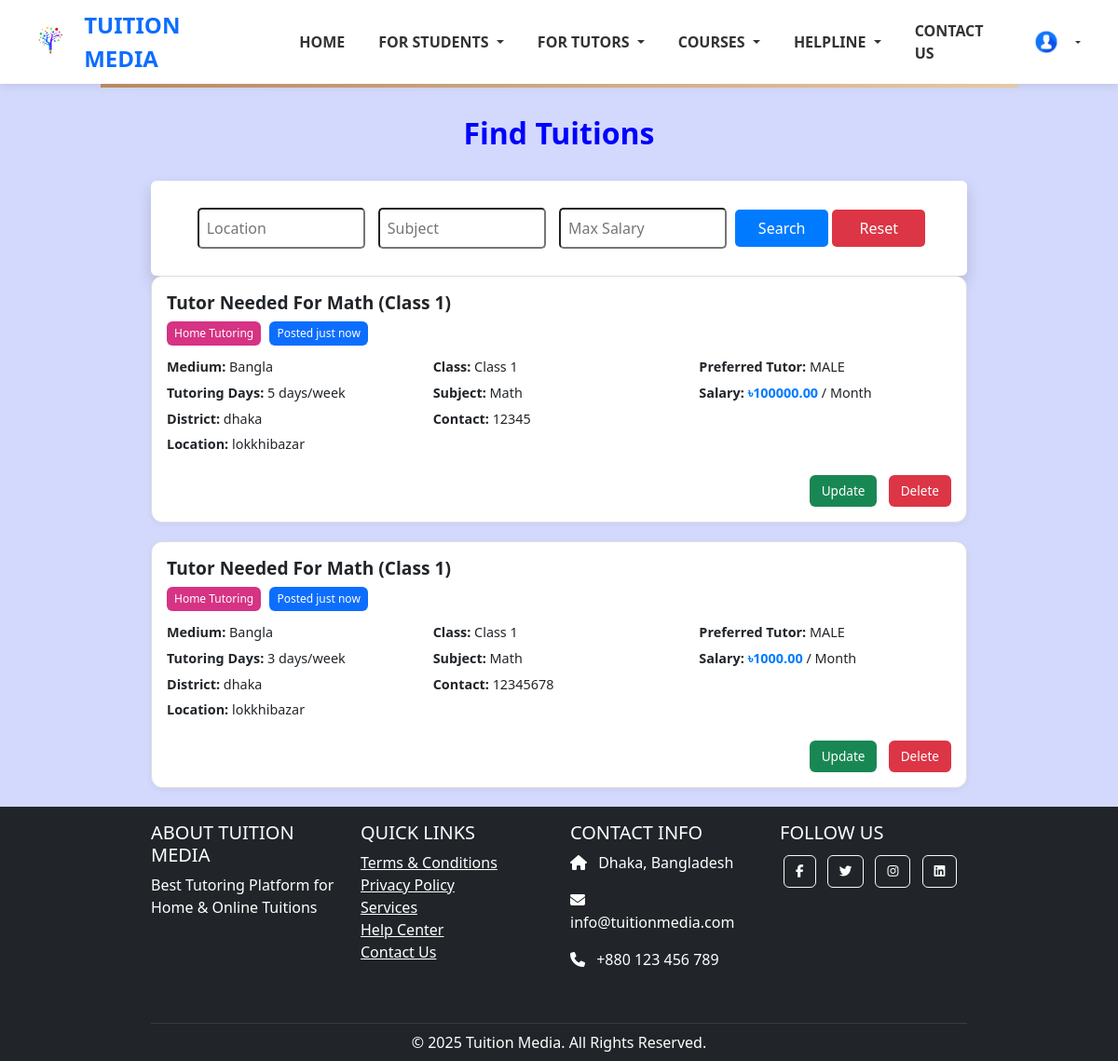
Page /find_tuitions/ (signed in) on the earlier database version.
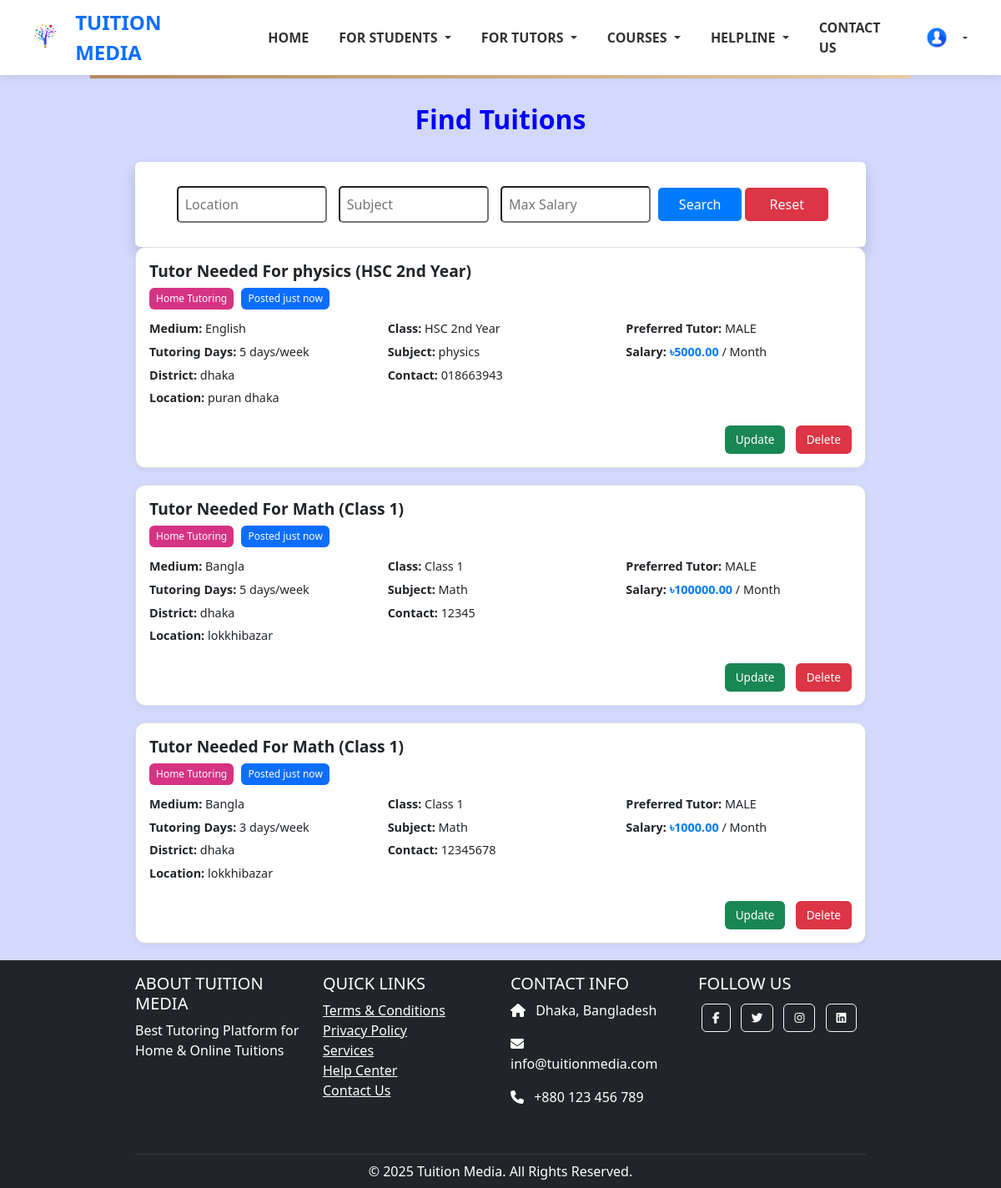
Same page on the later database version.
### students/models.py (models this page shows, shortened)
class tutor_request_post(models.Model):
    CLASS_CHOICES = [
        ('Class 1', 'Class 1'),
        ('Class 2', 'Class 2'),
        ('Class 3', 'Class 3'),
        ('Class 4', 'Class 4'),
        ('Class 5', 'Class 5'),
        ('Class 6', 'Class 6'),
        ('Class 7', 'Class 7'),
        ('Class 8', 'Class 8'),
        ('Class 9', 'Class 9'),
        ('Class 10', 'Class 10'),
        ('HSC 1st Year', 'HSC 1st Year'),
        ('HSC 2nd Year', 'HSC 2nd Year'),
    ]
    MEDIUM_CHOICES = [
        ('Bangla', 'Bangla'),
        ('English', 'English'),
    ]
    GENDER_CHOICES = [
        ('MALE', 'MALE'),
        ('FEMALE', 'FEMALE'),
        ('MALE/FEMALE', 'MALE/FEMALE'),
    ]
    student_name = models.CharField(max_length=100)  # blank=False by default
    contact_number = models.CharField(max_length=20, blank=True, null=True)  # Optional
    medium = models.CharField(max_length=20, choices=MEDIUM_CHOICES,default='Bangla')  # Required choice
    student_class = models.CharField(max_length=30, choices=CLASS_CHOICES,default='class 10')  # Required choice
    preferred_tutor = models.CharField(max_length=20, choices=GENDER_CHOICES,default='MALE')  # Required choice
    subject = models.CharField(max_length=100, blank=True, null=True)
    salary = models.DecimalField(max_digits=10, decimal_places=2, blank=True, null=True)
    tutoring_days = models.CharField(max_length=100, blank=True, null=True)
    district = models.CharField(max_length=100, blank=True, null=True)
    location = models.CharField(max_length=100, blank=True, null=True)
    timestamp = models.DateTimeField(auto_now_add=True)

### tutors/views.py (the view)
# urls.py: path('find_tuitions/',tutors_view.find_tuitions, name='find_tuitions'),
def find_tuitions(request):
    posts = tutor_request_post.objects.all().order_by('-timestamp')
    location = request.GET.get('location')
    salary = request.GET.get('salary')
    subject = request.GET.get('subject')
    if location:
        posts = posts.filter(location__icontains=location)
    if salary:
        try:
            salary = float(salary)
            posts = posts.filter(salary__lte=salary)
        except ValueError:
            pass  # Ignore invalid salary inputs
    if subject:
        posts = posts.filter(subject__icontains=subject)  # ✅ Correct field name
    context = {
        'posts': posts,
        'location': location or '',
        'salary': salary or '',
        'subject': subject or ''
    }
    return render(request, 'tutors/find_tuitions.html', context)

### template/tutors/find_tuitions.html
{% extends 'base.html' %}
{% load static %}
{% block extra_css %}
  <link rel="stylesheet" href="{% static 'css/find_tuitions.css' %}">
{% endblock %}
{% block content %}
<h2 style="text-align: center; margin-bottom: 2rem;color:blue;margin-top:30px;font-weight: bold;">Find Tuitions</h2>
<div class="container mt-4">
  <form method="GET" action="{% url 'find_tuitions' %}" class="mb-6 p-4 bg-white rounded shadow flex flex-wrap gap-4" style="text-align: center;">
   <input type="text" name="location" placeholder="Location" value="{{ request.GET.location }}" style="padding: 8px; margin: 5px; border-radius: 5px; width: 180px;">
    <input type="text" name="subject" placeholder="Subject" value="{{ request.GET.subject }}" style="padding: 8px; margin: 5px; border-radius: 5px; width: 180px;">
    <input type="number" name="salary" placeholder="Max Salary" value="{{ request.GET.salary }}" style="padding: 8px; margin: 5px; border-radius: 5px; width: 180px;">
    <button type="submit" style="padding: 8px 16px; background-color: #007bff; color: white; border: none; border-radius: 5px; width: 100px;">Search</button>
   <button type="button" onclick="window.location.href='{% url 'tuition_post' %}'" style="padding: 8px 16px; background-color: #dc3545; color: white; border: none; border-radius: 5px; width: 100px; height: 40px;">Reset</button>
  </form>
  {% if posts %}
    {% for post in posts %}
      <div class="tuition-card">
        <h3 class="title">Tutor Needed For {{ post.subject }} ({{ post.student_class }})</h3>
        <div class="tags">
          <span class="tag home">Home Tutoring</span>
          <span class="tag time">Posted just now</span>
        </div>
        <div class="tuition-card-body">
          <div class="column">
            <p><strong>Medium:</strong> {{ post.medium }}</p>
            <p><strong>Tutoring Days:</strong> {{ post.tutoring_days }} days/week</p>
            <p><strong>District:</strong> {{ post.district }}</p>
            <p><strong>Location:</strong> {{ post.location }}</p>
          </div>
          <div class="column">
            <p><strong>Class:</strong> {{ post.student_class }}</p>
            <p><strong>Subject:</strong> {{ post.subject }}</p>
            <p><strong>Contact:</strong> {{ post.contact_number }}</p>
          </div>
          <div class="column">
            <p><strong>Preferred Tutor:</strong> {{ post.preferred_tutor }}</p>
            <p><strong>Salary:</strong> <span class="salary">৳{{ post.salary }}</span> / Month</p>
          </div>
        </div>
        <div class="card-actions">
          <a href="{% url 'update' post.id %}" class="btn update">Update</a>
          <a href="{% url 'delete' post.id %}" class="btn delete">Delete</a>
        </div>
      </div>
    {% endfor %}
  {% else %}
    <p class="text-gray-600">No tuition requests found.</p>
  {% endif %}
</div>
{% endblock %}

### template/base.html (shortened to what this page needs)
<!DOCTYPE html>
<html lang="en">
<head>
    {% load static %}
    <link href="https://cdn.jsdelivr.net/npm/bootstrap@5.3.3/dist/css/bootstrap.min.css" rel="stylesheet">
    <link rel="stylesheet" href="{% static 'css/navbar.css' %}">
    {% block extra_css %}{% endblock %}
</head>
<body class="d-flex flex-column min-vh-100">
    {% include 'navbar.html' %}
    <main class="flex-fill">
        {% block content %}{% endblock %}
    </main>
    {% include 'footer.html' %}
</body>
</html>

### template/navbar.html (shortened to what this page needs)
<!DOCTYPE html>
<html lang="en">
<head>
  {% load static %}
</head>
<body>
  <div class="header-bar">
    <div class="logo-container">
        <img src="{% static 'images/treelogo.png' %}" alt="Logo" class="logo">
        <span class="fw-bold fs-4 text-primary">TUITION MEDIA</span>
    </div>
    <nav class="navbar navbar-expand-lg navbar-light">
      <div class="container-fluid p-0">
        <div class="collapse navbar-collapse" id="navbarNav">
          <ul class="navbar-nav ms-auto">
            <li class="nav-item">
              <a class="nav-link fw-bold" href="{% url 'home' %}">HOME</a>
            </li>
            <li class="nav-item dropdown">
              <a class="nav-link dropdown-toggle fw-bold" href="#" id="studentsDropdown" role="button" data-bs-toggle="dropdown">
                FOR STUDENTS
              </a>
            </li>
            <li class="nav-item dropdown">
              <a class="nav-link dropdown-toggle fw-bold" href="#" id="tutorsDropdown" role="button" data-bs-toggle="dropdown">
                FOR TUTORS
              </a>
            </li>
            <li class="nav-item dropdown">
              <a class="nav-link dropdown-toggle fw-bold" href="#" id="coursesDropdown" role="button" data-bs-toggle="dropdown">
                COURSES
              </a>
            </li>
            <li class="nav-item dropdown">
              <a class="nav-link dropdown-toggle fw-bold" href="#" id="helplineDropdown" role="button" data-bs-toggle="dropdown">
                HELPLINE
              </a>
            </li>
            <li class="nav-item">
              <a class="nav-link fw-bold" href="{% url 'contact_us' %}">CONTACT US</a>
            </li>
          </ul>
        </div>
      </div>
    </nav>
    <div class="auth-buttons">
  {% if user.is_authenticated %}
    <div class="dropdown">
      <a class="btn btn-light btn-sm dropdown-toggle d-flex align-items-center" href="#" role="button" id="profileDropdown" data-bs-toggle="dropdown">
        <img src="{% static 'images/default_profile.png' %}" alt="Profile" class="rounded-circle me-2" width="30" height="30">
      </a>
    </div>
  {% else %}
    <a class="btn btn-dark btn-sm" href="{% url 'login' %}">LOGIN</a>
    <a class="btn btn-warning btn-sm" href="{% url 'register' %}">REGISTER</a>
  {% endif %}
</div>
  </div>
  <div class="golden-line"></div>
</body>
</html>

### template/footer.html (shortened to what this page needs)
<footer class="footer bg-dark text-white pt-3 pb-2 mt-auto">
  <div class="container">
    <div class="row">
      <div class="col-md-3 col-lg-3 mb-4">
        <h5 class="text-uppercase font-weight-bold">About Tuition Media</h5>
        <p>Best Tutoring Platform for Home & Online Tuitions</p>
      </div>
      <div class="col-md-3 col-lg-3 mb-4">
        <h5 class="text-uppercase font-weight-bold">Quick Links</h5>
        <ul class="list-unstyled">
          <li><a href="{% url 'terms' %}" class="text-white">Terms & Conditions</a></li>
          <li><a href="{% url 'privacy_policy' %}" class="text-white">Privacy Policy</a></li>
          <li><a href="{% url 'services' %}" class="text-white">Services</a></li>
          <li><a href="{% url 'help_center' %}" class="text-white">Help Center</a></li>
          <li><a href="{% url 'contact_us' %}" class="text-white">Contact Us</a></li>
        </ul>
      </div>
      <div class="col-md-3 col-lg-3 mb-4">
        <h5 class="text-uppercase font-weight-bold">Contact Info</h5>
        <p><i class="fas fa-home me-2"></i> Dhaka, Bangladesh</p>
        <p><i class="fas fa-envelope me-2"></i> info@tuitionmedia.com</p>
        <p><i class="fas fa-phone me-2"></i> +880 123 456 789</p>
      </div>
      <div class="col-md-3 col-lg-3 mb-4">
        <h5 class="text-uppercase font-weight-bold">Follow Us</h5>
        <a href="https://facebook.com/tuitionmedia" class="btn btn-outline-light btn-floating m-1" role="button">
          <i class="fab fa-facebook-f"></i>
        </a>
        <a href="https://twitter.com/tuitionmedia" class="btn btn-outline-light btn-floating m-1" role="button">
          <i class="fab fa-twitter"></i>
        </a>
        <a href="https://instagram.com/tuitionmedia" class="btn btn-outline-light btn-floating m-1" role="button">
          <i class="fab fa-instagram"></i>
        </a>
        <a href="https://linkedin.com/company/tuitionmedia" class="btn btn-outline-light btn-floating m-1" role="button">
          <i class="fab fa-linkedin"></i>
        </a>
      </div>
    </div>
    <hr class="mb-2" style="border-color: rgba(255, 255, 255, 0.4);">
    <div class="row">
      <div class="col text-center">
        <p class="mb-0">© 2025 Tuition Media. All Rights Reserved.</p>
      </div>
    </div>
  </div>
</footer>

### static/CSS/navbar.css (style rules this page uses)
body { margin: 0; font-family: 'Segoe UI', sans-serif; background-color: #d3d9fc }
.header-bar { display: flex; align-items: center; justify-content: space-between; background-color: #fff; padding: 0 30px; height: 90px; box-shadow: 0 2px 10px rgba(0, 0, 0, 0.1); }
.logo-container { display: flex; align-items: center; gap: 10px; }
.logo-container .logo { height: 50px; }
.navbar { flex-grow: 1; margin-left: 40px; }
.navbar-nav { display: flex; align-items: center; gap: 20px; }
.nav-item a { font-weight: 600; color: #333; padding: 8px 12px; transition: all 0.3s; text-decoration: none; }
.auth-buttons { display: flex; align-items: center; gap: 10px; margin-left: 20px; }
.auth-buttons .btn { font-weight: 600; padding: 6px 14px; border-radius: 20px; font-size: 13px; text-transform: uppercase; }
.auth-buttons .dropdown-toggle { display: flex; align-items: center; gap: 5px; padding: 6px 10px; font-weight: 600; color: #333; border: none; background: transparent; }
.golden-line { height: 4px; background: linear-gradient(to right, #b8895d, #e6c8a2); width: 82%; margin: 0 auto; }

### static/CSS/Find_tuitions.css (style rules this page uses)
.container { max-width: 900px; margin: auto; }
.tuition-card { border: 1px solid #ddd; border-radius: 12px; padding: 16px; margin-bottom: 20px; box-shadow: 0 2px 6px rgba(0,0,0,0.05); background-color: #fff; position: relative; }
.title { font-size: 1.2rem; font-weight: bold; margin-bottom: 8px; }
.tags { margin-bottom: 12px; }
.tag { display: inline-block; padding: 4px 8px; border-radius: 6px; font-size: 0.75rem; color: #fff; margin-right: 5px; }
.tag.home { background-color: #d63384; }
.tag.time { background-color: #0d6efd; }
.tuition-card-body { display: flex; justify-content: space-between; gap: 15px; margin-bottom: 16px; }
.column { flex: 1; }
.column p { margin-bottom: 6px; font-size: 0.9rem; }
.salary { color: #007bff; font-weight: bold; }
.card-actions { text-align: right; }
.btn { display: inline-block; padding: 6px 12px; border-radius: 6px; text-decoration: none; color: #fff; margin-left: 8px; font-size: 0.85rem; }
.btn.update { background-color: #198754; }
.btn.delete { background-color: #dc3545; }

Differences in the rows shown:
added tutor_request_post: subject "physics", student_class "HSC 2nd Year", medium "English", tutoring_days "5", district "dhaka", location "puran dhaka", contact_number "018663943", preferred_tutor "MALE", salary "5000.00"
